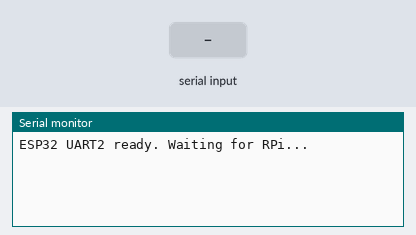
The sketch below on a simulated ESP32. On the bench: the last lines printed to the serial monitor. The inputs (shaded band) are chosen by the test bench.

Above: at 1.2 s.
1.3 s: "1\n" received over the second serial link
At 2.1 s:
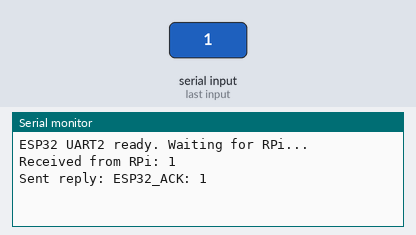
2.8 s: "0\n" received over the second serial link
At 3.2 s:
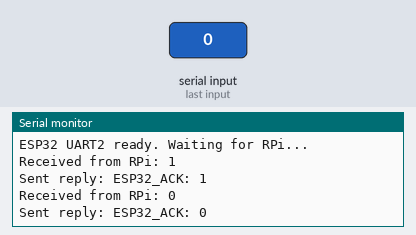
4.3 s: "2\n" received over the second serial link
At 5.5 s:
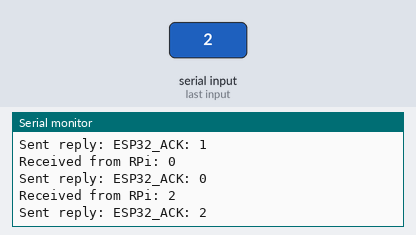

Measured:
- after the input at 1.3 s, the serial monitor: prints a new line at once (image 1)
- after the input at 2.8 s, the serial monitor: prints a new line at once (image 2)
- after the input at 4.3 s, the serial monitor: prints a new line at once (image 3)

The sketch:

ESP32_uart_receiver.ino
```cpp
#define RXD2 4
#define TXD2 5

void setup() {
  Serial.begin(115200);
  Serial2.begin(115200, SERIAL_8N1, RXD2, TXD2);
  Serial.println("ESP32 UART2 ready. Waiting for RPi...");
}

void loop() {
  if(Serial2.available() > 0){
    String msg = Serial2.readStringUntil('\n');
    msg.trim();

    Serial.print("Received from RPi: ");
    Serial.println(msg);

    String reply = "ESP32_ACK: " + msg + "\n";
    Serial2.print(reply);
    Serial.print("Sent reply: ");
    Serial.println(reply);
  }

}
```
